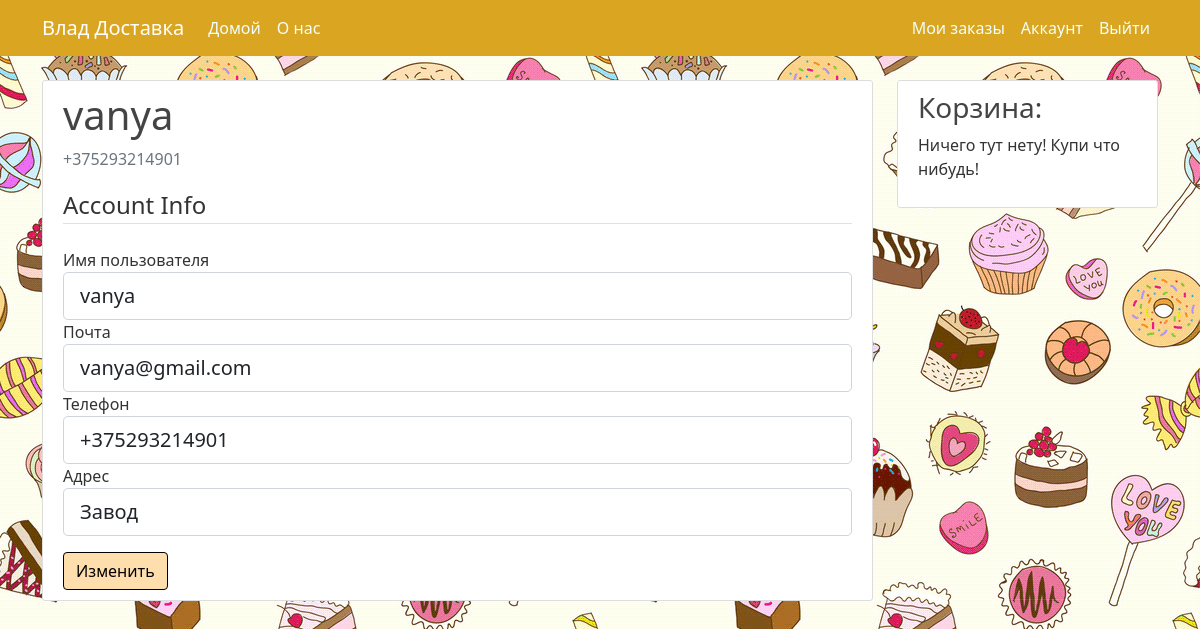
The page /account (signed in) on the database its author committed.
### bd_project/models.py (models this page shows, shortened)
class BaseModel(Model):
    id = PrimaryKeyField(unique=True)
    class Meta:
        database = db
        order_by = 'id'

class User(BaseModel, UserMixin):
    username = CharField(max_length=20, unique=True, null=False)
    email = CharField(max_length=20, unique=True, null=False)
    phone = CharField(max_length=15, unique=True, null=False)
    address = CharField(max_length=20, null=False)
    password = CharField(max_length=60, null=False)
    class Meta:
        db_table = 'Users'

### bd_project/users/routes.py (the view)
@users.route('/account', methods=['GET', 'POST'])
@login_required
def account():
    form = UpdateAccountForm()
    if form.validate_on_submit():
        updated_user = User.get_by_id(current_user.id)
        updated_user.username = form.username.data
        updated_user.email = form.email.data
        updated_user.phone = form.phone.data
        updated_user.address = form.address.data
        updated_user.save()
        flash('Your account has been updated!', 'success')
        return redirect(url_for('users.account'))
    elif request.method == 'GET':
        form.username.data = current_user.username
        form.email.data = current_user.email
        form.phone.data = current_user.phone
        form.address.data = current_user.address
    return render_template('account.html', title='Account', form=form)

### bd_project/users/forms.py (shortened to what this page needs)
class UpdateAccountForm(FlaskForm):
    username = StringField('Имя пользователя',
                           validators=[DataRequired(), Length(min=2, max=20)])
    email = StringField('Почта',
                        validators=[DataRequired(), Email()])
    phone = StringField('Телефон',
                        validators=[DataRequired()])
    address = StringField('Адрес',
                          validators=[DataRequired()])
    submit = SubmitField('Изменить')

### bd_project/models.py (called while the page is built)
@login_manager.user_loader
def load_user(user_id):
    return User.get_by_id(int(user_id))

### bd_project/templates/account.html (shortened to what this page needs)
{% extends "layout.html" %}
{% block content %}
<div class="content-section" xmlns="http://www.w3.org/1999/html">
    <div class="media d-flex">
        <div class="media-body">
            <h2 class="account-heading">{{ current_user.username }}</h2>
            <p class="text-secondary">{{ current_user.phone }}</p>
        </div>
    </div>
    <form method="post" action="">
        <fieldset class="form-group">
            <legend class="border-bottom mb-4">Account Info</legend>
            <div class="form-group">
                {{ form.username.label(class="form-control-label") }}
                {% if form.username.errors %}
                {{ form.username(class="form-control form-control-lg is-invalid") }}
                <div class="invalid-feedback">
                    {% for error in form.username.errors %}
                    <span>{{ error }}</span>
                    {% endfor %}
                </div>
                {% else %}
                {{ form.username(class="form-control form-control-lg") }}
                {% endif %}
            </div>
            <div class="form-group">
                {{ form.email.label(class="form-control-label") }}
                {% if form.email.errors %}
                {{ form.email(class="form-control form-control-lg is-invalid") }}
                <div class="invalid-feedback">
                    {% for error in form.email.errors %}
                    <span>{{ error }}</span>
                    {% endfor %}
                </div>
                {% else %}
                {{ form.email(class="form-control form-control-lg") }}
                {% endif %}
            </div>
            <div class="form-group">
                {{ form.phone.label(class="form-control-label") }}
                {% if form.phone.errors %}
                {{ form.phone(class="form-control form-control-lg is-invalid") }}
                <div class="invalid-feedback">
                    {% for error in form.phone.errors %}
                    <span>{{ error }}</span>
                    {% endfor %}
                </div>
                {% else %}
                {{ form.phone(class="form-control form-control-lg") }}
                {% endif %}
            </div>
            <div class="form-group">
                {{ form.address.label(class="form-control-label") }}
                {% if form.address.errors %}
                {{ form.address(class="form-control form-control-lg is-invalid") }}
                <div class="invalid-feedback">
                    {% for error in form.address.errors %}
                    <span>{{ error }}</span>
                    {% endfor %}
                </div>
                {% else %}
                {{ form.address(class="form-control form-control-lg") }}
                {% endif %}
            </div>
        </fieldset>
        <div class="form-group pt-3">
            {{ form.submit(class="btn btn-outline-info") }}
        </div>
    </form>
</div>
{% endblock content %}

### bd_project/static/main.css (style rules this page uses)
body { background: #fafafa; color: #333333; margin-top: 5rem; }
h1, h2, h3, h4, h5, h6 { color: #444444; }
.content-section { background: #ffffff; padding: 10px 20px; border: 1px solid #dddddd; border-radius: 3px; margin-bottom: 20px; }
.account-heading { font-size: 2.5rem; }
.main-bg-image { background: url("../static/background.png"); }
.btn-outline-info { background: #FFDEAD; color: black; border: 1px solid black; }

### rows shown on the page
User: username "vanya", phone "+375293214901", email "vanya@gmail.com", address "Завод"
